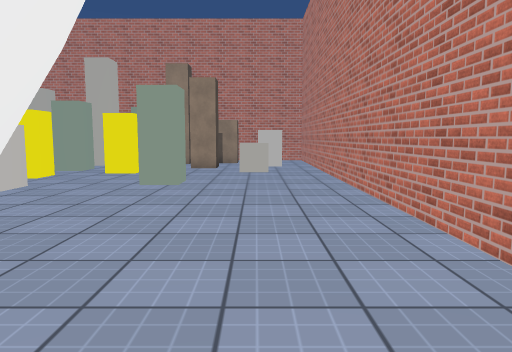
View 1 (above)

23 first-person views from a walk through a scene from a Unity 3-D project. The camera is 1.2 m above the floor, tilts 6° down and sees 70° across. The floor is counted in squares, 1 m on a side. Each view is taken from the middle of a square. On the plan, view 1 faces up. The plan holds only what a view shows up to about 15 squares ahead; the rest is blank. The player character is not drawn. Surface patterns are stand-ins for the level's own textures.

View 2
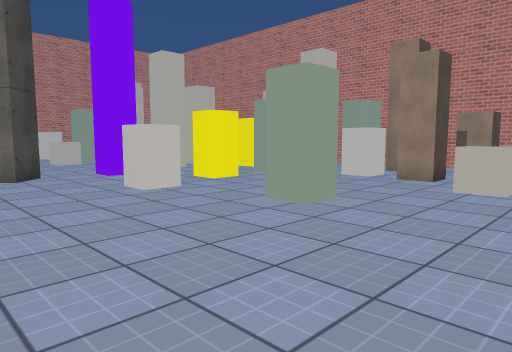

View 3
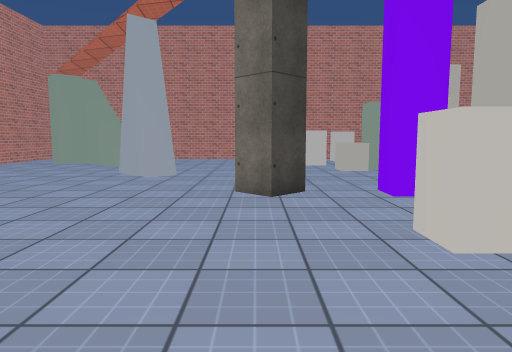

View 4
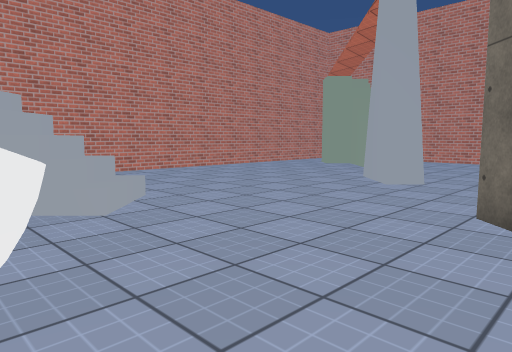

View 5
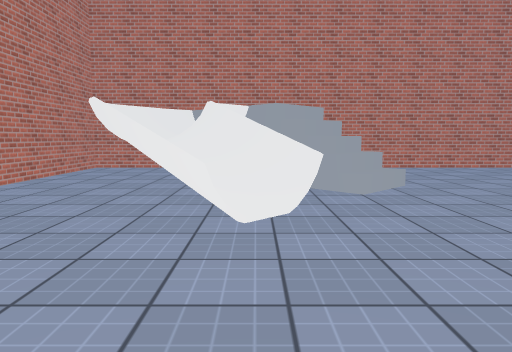

View 6
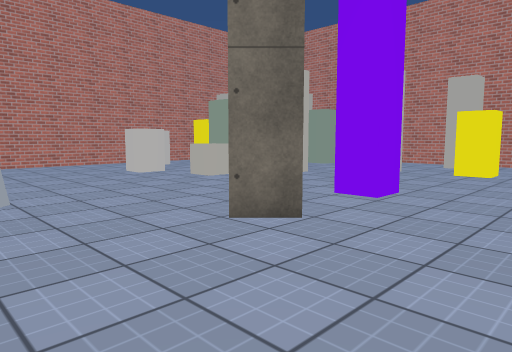

View 7
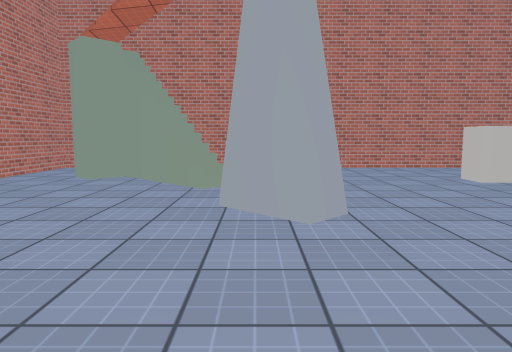

View 8
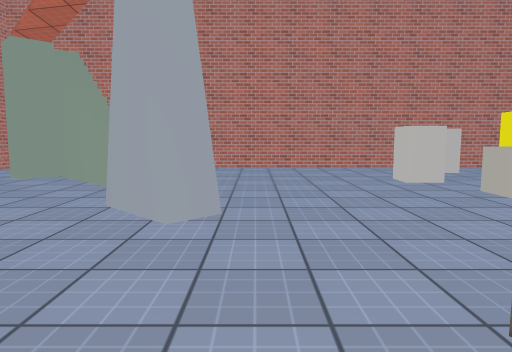

View 9
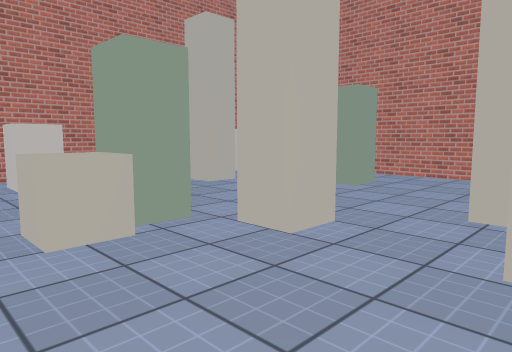

View 10
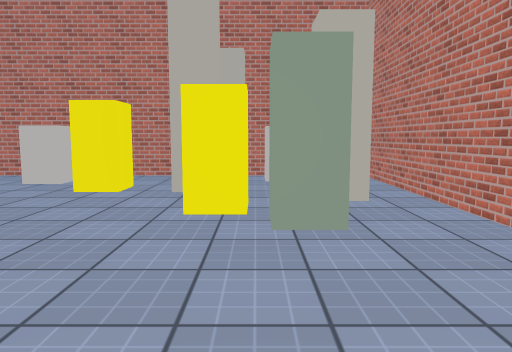

View 11
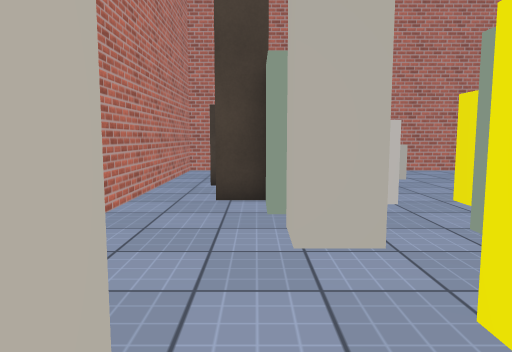

View 12
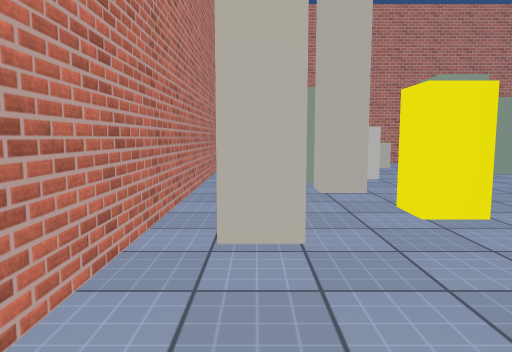

View 13
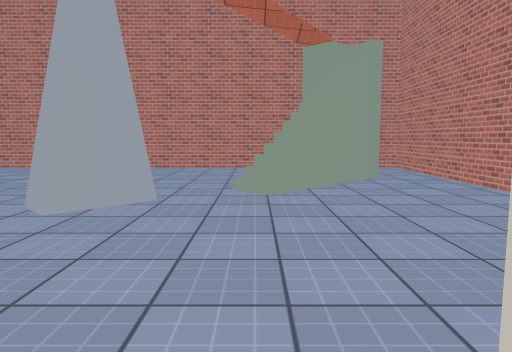

View 14
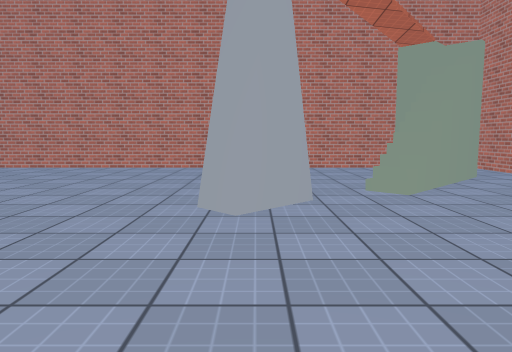

View 15
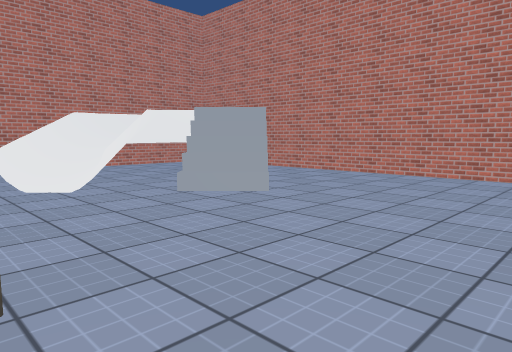

View 16
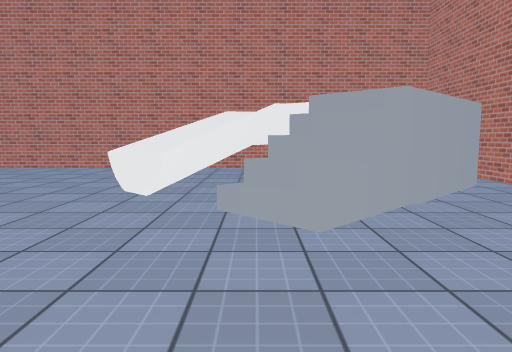

View 17
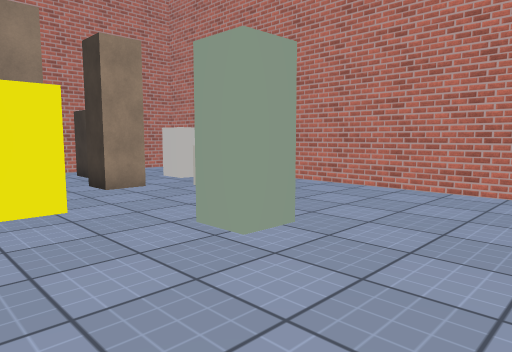

View 18
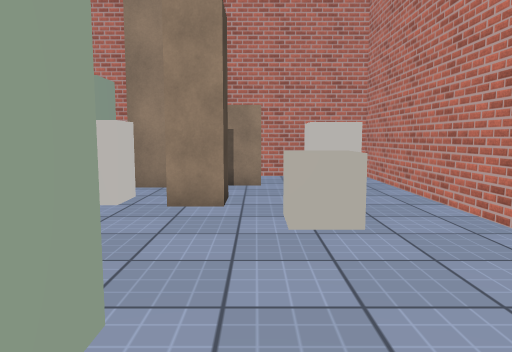

View 19
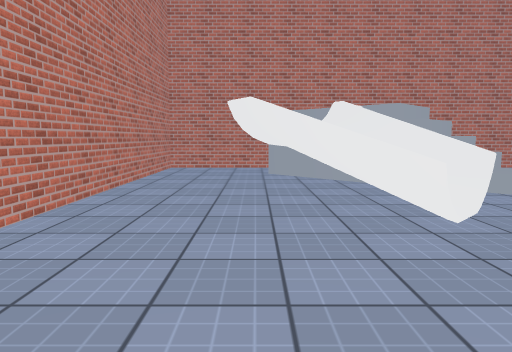

View 20
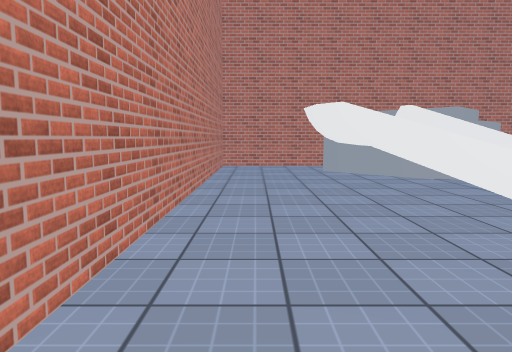

View 21
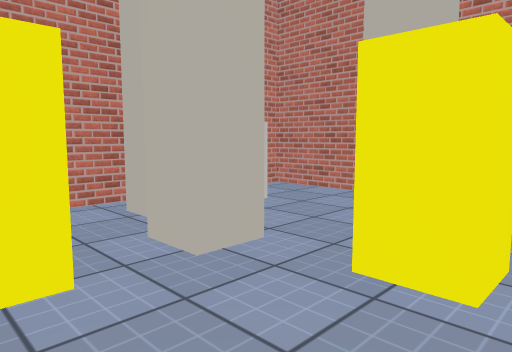

View 22
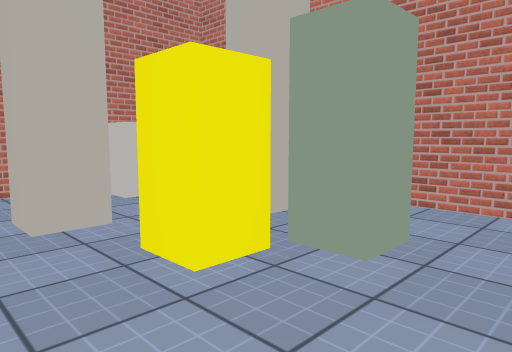

View 23
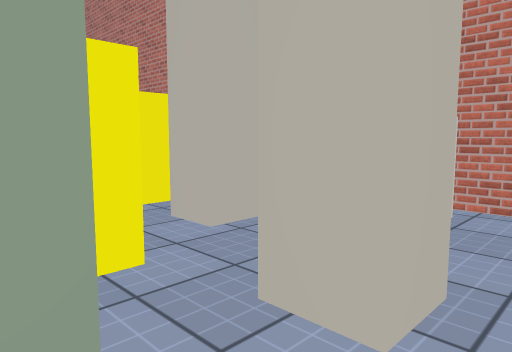

### Floor plan
Key: @ floor where view 1 was taken; # wall or solid block; x gap in a wall; . main floor; : floor 0.75 m higher than the main floor; + floor 1.25 m higher than the main floor; * floor 1.5 m higher than the main floor; % floor 2 m higher than the main floor; / step, stairs or slope; = window, fence, low wall or low ledge; ^ raised ledge; T thing the floor can be seen under or through.
Columns run from 23 left of view 1 to 3 right of it. Each row starts with its distance up from view 1.
 20 ###########################
 19 #.........................#
 18 #....#.......#.....# x#...#
 17 #^^..TTT..........###.....#
 16 ###...TT........#x##...^^.#
 15 ###TT.T.......#....^.#..^.#
 14 #..TT......#....#......^..#
 13 #..TT...........x.##...^..#
 12 #..##....#..#...x.##......#
 11 #.^....#........#.........#
 10 #.^....#^...........##....#
  9 #....^.^.....#...^..##....#
  8 #....^...........^........#
  7 #............#............#
  6 #............#............#
  5 #.........................#
  4 #................../=.....#
  3 #........#........=/ T....#
  2 #.......##........TT:TT...#
  1 #....//.........///TT=T...#
  0 #....##........./// T=#@..#
 -1 #...##...........//  +#...#
 -2 #..##............./  *#...#
 -3 #..##............../ %....#
 -4 #.................../#....#
 -5 #.........................#
 -6 ###########################

Where each view was taken, in squares from view 1:
view 1: 0 up, 0 right, facing up
view 2: 4 up, 2 right, facing up-left
view 3: 6 up, 2 left, facing left
view 4: 7 up, 4 left, facing down-left
view 5: 9 up, 4 left, facing down
view 6: 2 up, 6 left, facing up-left
view 7: 2 up, 8 left, facing left
view 8: 4 up, 8 left, facing left
view 9: 8 up, 11 left, facing up-left
view 10: 16 up, 11 left, facing left
view 11: 17 up, 11 left, facing right
view 12: 18 up, 15 left, facing right
view 13: 9 up, 17 left, facing down
view 14: 9 up, 14 left, facing down
view 15: 6 up, 13 left, facing down-right
view 16: 1 up, 12 left, facing right
view 17: 6 up, 6 left, facing up-right
view 18: 8 up, 1 left, facing up
view 19: 9 up, 1 left, facing down
view 20: 10 up, 1 right, facing down
view 21: 12 up, 16 left, facing up-left
view 22: 13 up, 14 left, facing up-left
view 23: 19 up, 16 left, facing down-left
